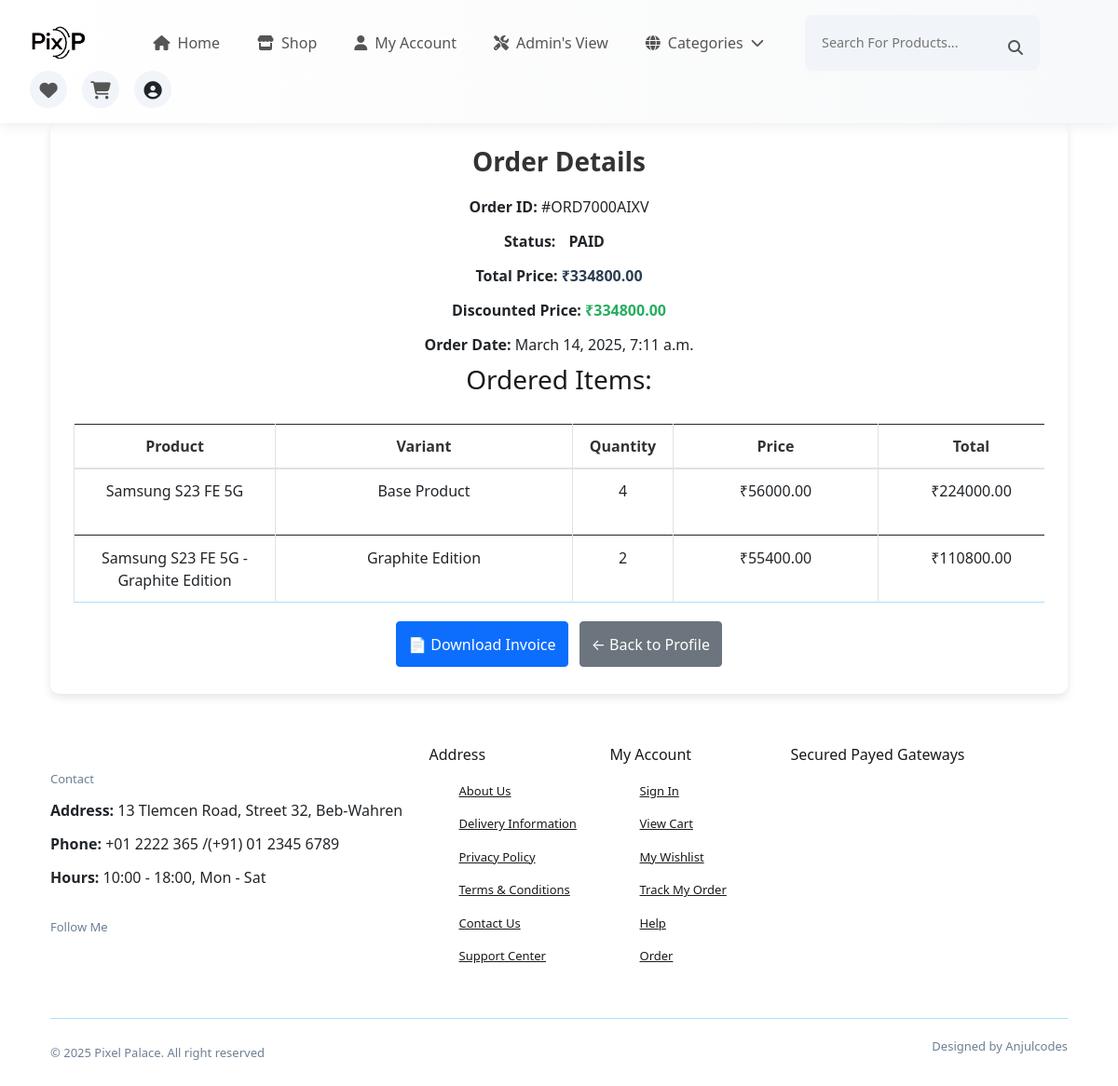
The app's page /payment/success/8/ (signed in) with its own data.
### payment/models.py (models this page shows, shortened)
class PaymentOrder(models.Model):
    STATUS_CHOICES = [
        ("PENDING", "Pending"),
        ("PAID", "Paid"),
        ("FAILED", "Failed"),
        ("PROCESSED", "Processed"),
        ("SHIPPED", "Shipped"),
        ("DELIVERED", "Delivered"),
        ("RETURN_REQUESTED", "Return Requested"),
        ("RETURN_APPROVED", "Return Approved"),
        ("CANCEL_REQUESTED", "Cancel Requested"),
        ("CANCEL_APPROVED", "Cancel Approved"),
    ]
    user = models.ForeignKey(User, on_delete=models.CASCADE)
    total_price = models.DecimalField(max_digits=10, decimal_places=2)
    discounted_price = models.DecimalField(max_digits=10, decimal_places=2, default=0.00, blank=True, null=True)
    razorpay_order_id = models.CharField(max_length=100, blank=True, null=True)
    razorpay_payment_id = models.CharField(max_length=100, blank=True, null=True)
    razorpay_signature = models.CharField(max_length=255, blank=True, null=True)
    is_active = models.BooleanField(default=True)
    created_at = models.DateTimeField(auto_now_add=True)
    updated_at = models.DateTimeField(auto_now=True)
    order_unique_id = models.CharField(max_length=20, unique=True, blank=True, null=True)
    reason = models.TextField(blank=True, null=True)  # New field
    status = models.CharField(
        max_length=20,
        choices=STATUS_CHOICES,
        default="PENDING",
    )

class PaymentOrderItem(models.Model):
    order = models.ForeignKey(PaymentOrder, related_name='order_items', on_delete=models.CASCADE)
    product = models.ForeignKey(Product, on_delete=models.CASCADE,null=True,blank=True)
    quantity = models.PositiveIntegerField(default=1)
    product_variant = models.ForeignKey(ProductVariant, on_delete=models.CASCADE, null=True, blank=True)
    return_requested = models.BooleanField(default=False)  # New field
    return_approved = models.BooleanField(default=False)  # New field
    reason = models.TextField(null=True, blank=True)  # New field for return reason
    def get_total_price(self):
        if self.product_variant:
            return self.quantity * self.product_variant.price
        return self.quantity * self.product.price

### myapp/models.py (models this page shows, shortened)
class Product(models.Model):
    name = models.CharField(max_length=50)
    price = models.DecimalField(default=0,decimal_places=2,max_digits=10,null=True, blank=True)
    price_initial = models.DecimalField(default=0,decimal_places=2,max_digits=10)
    category = models.ForeignKey(Category,on_delete=models.CASCADE,default =1)
    description = models.TextField(default='', blank=True, null=True)
    image =models.ImageField(upload_to='uploads/product/', max_length=255,null=True, blank=True)
    is_popular = models.BooleanField(default =False)
    is_featured = models.BooleanField(default =False)
    is_sale = models.BooleanField(default =False)
    sale_price =  models.DecimalField(default=0,decimal_places=2,max_digits=10)
    date = models.DateField(default = datetime.datetime.today)
    rating = models.DecimalField(max_digits=2, decimal_places=1, default=3)
    is_blocked = models.BooleanField(default = False)
    stock_quantity = models.IntegerField(default=10)
    base_product_detail = models.CharField(max_length=255,null=True, blank=True)
    objects = ProductManager()

class ProductVariant(models.Model):
    product = models.ForeignKey(Product, on_delete=models.CASCADE, related_name="variants")
    name = models.CharField(max_length=100)
    price = models.DecimalField(default=0, decimal_places=2, max_digits=10)
    price_initial = models.DecimalField(default=0, decimal_places=2, max_digits=10, null=True, blank=True)  # Editable if needed
    color = models.CharField(max_length=50, null=True, blank=True)
    size = models.CharField(max_length=50, null=True, blank=True)
    stock_quantity = models.IntegerField(default=10)
    image = models.ImageField(upload_to='uploads/product_variants/', null=True, blank=True)

### payment/views.py (the view)
# urls.py: path("success/<int:order_id>/", views.order_success, name="order_success"),
def order_success(request, order_id):
    order = get_object_or_404(PaymentOrder, id=order_id, user=request.user)
    order_items = PaymentOrderItem.objects.filter(order=order)
    context = {
        'order': order,
        'order_items': order_items
    }
    return render(request, "order_success.html", context)

### cart/context_processors.py (called while the page is built)
def cart_item_count(request):
    if request.user.is_authenticated:
        cart, created = Cart.objects.get_or_create(user=request.user)
        count = cart.cart_items.count()  # Count total items in the cart
    else:
        count = 0  # If user is not logged in, set count to 0
    return {'cart_count': count}

def wishlist_item_count(request):
    if request.user.is_authenticated:
        wishlist, created = Wishlist.objects.get_or_create(user=request.user)
        count = wishlist.items.count()  # Use 'items' from related_name in WishlistItem
    else:
        count = 0  # No wishlist items if user is not logged in
    return {'wishlist_count': count}

### templates/order_success.html (shortened to what this page needs)
{% extends 'base.html' %}
{% load static %}
{% block extra_css %}
<link href="{% static 'css/styles.css' %}" rel="stylesheet" />
<link href="{% static 'css/order_success.css' %}" rel="stylesheet" />
<link href="https://cdn.jsdelivr.net/npm/bootstrap@5.1.3/dist/css/bootstrap.min.css" rel="stylesheet">
{% endblock %}
{% block content %}
<div class="container">
    <div class="order-card">
        <h2 class="order-title">Order Details</h2>
        <div class="order-info">
            <p><strong>Order ID:</strong> #{{ order.order_unique_id }}</p>
            <p><strong>Status:</strong> <span class="status {{ order.status|lower }}">{{ order.status }}</span></p>
            <p><strong>Total Price:</strong> <span class="price">₹{{ order.total_price }}</span></p>
            <p><strong>Discounted Price:</strong> <span class="discount">₹{{ order.discounted_price }}</span></p>
            <p><strong>Order Date:</strong> {{ order.created_at }}</p>
        </div>
        <h3 class="order-items-title">Ordered Items:</h3>
        <div class="table-responsive">
            <table class="order-table table table-bordered">
                <thead>
                    <tr>
                        <th>Product</th>
                        <th>Variant</th>
                        <th>Quantity</th>
                        <th>Price</th>
                        <th>Total</th>
                    </tr>
                </thead>
                <tbody>
                    {% for item in order_items %}
                    <tr>
                        <td>
                            {% if item.product_variant %}
                                {{ item.product_variant.product.name }} - {{ item.product_variant.name }}
                            {% else %}
                                {{ item.product.name }}
                            {% endif %}
                        </td>
                        <td>
                            {% if item.product_variant %}
                                {{ item.product_variant.name }}
                            {% else %}
                                Base Product
                            {% endif %}
                        </td>
                        <td>{{ item.quantity }}</td>
                        <td>
                            ₹{% if item.product_variant %}{{ item.product_variant.price }}{% else %}{{ item.product.price }}{% endif %}
                        </td>
                        <td>₹{{ item.get_total_price }}</td>
                    </tr>
                    {% endfor %}
                </tbody>
            </table>
        </div>
        <a href="{% url 'generate_invoice_paid_pdf' order.id %}" class="btn btn-primary btn-primary custom-btn">📄 Download Invoice</a>
        <a href="{% url 'profile_view' %}" class="btn btn-secondary btn-primary custom-btn ">← Back to Profile</a>
    </div>
</div>
{% endblock %}

### static/css/styles.css (style rules this page uses)
:root { --header-height: 4rem; --first-color: hsl(210, 100%, 50%); --first-color-alt: hsl(200, 100%, 80%); --second-color: hsl(35, 100%, 50%); --title-color: hsl(0, 0%, 10%); --text-color: hsl(210, 10%, 30%); --text-color-light: hsl(210, 15%, 50%); --body-color: hsl(0, 0%, 100%); --container-color: hsl(210, 20%, 95%); --border-color: hsl(210, 50%, 90%); --border-color-alt: hsl(200, 89%, 82%); --body-font: "Lato", sans-serif; --second-font: "League Spartan" sans-serif; --big-font-size: 3.5rem; --h1-font-size: 2.75rem; --h2-font-size: 2rem; --h3-font-size: 1.75rem; --h4-font-size: 1.375rem; --large-font-size: 1.125rem; --normal-font-size: 1rem; --small-font-size: 0.875rem; --smaller-font-size: 0.75rem; --tiny-font-size: 0.6875rem; --weight-400: 400; --weight-500: 500; --weight-600: 600; --weight-700: 700; --transition: cubic-bezier(0, 0, 0.05, 1); }
@media screen and (max-width: 1200px) { :root { --big-font-size: 2.25rem; --h1-font-size: 2rem; --h2-font-size: 1.375rem; --h3-font-size: 1.25rem; --h4-font-size: 1.125rem; --large-font-size: 1rem; --normal-font-size: 0.9375rem; --small-font-size: 0.8125rem; --smaller-font-size: 0.6875rem; --tiny-font-size: 0.625rem; } }
* { margin: 0; padding: 0; box-sizing: border-box; }
html { scroll-behavior: smooth; }
input, textarea, body { color: var(--text-color); font-family: var(--body-font); font-size: var(--normal-font-size); font-weight: var(--weight-400); }
body { background-color: var(--body-color); }
h1, h2, h3, h4 { font-family: var(--second-font); color: var(--title-color); font-weight: var(--weight-600); }
a { text-decoration: none; }
p { line-height: 2rem; }
table { width: 100%; border-collapse: collapse; }
.container { max-width: 1320px; margin-inline: auto; padding-inline: 0.75rem; }
.btn { background-color: var(--first-color); color: var(--body-color); height: 49px; line-height: 43px; font-family: var(--second-font); font-size: var(--small-font-size); font-weight: var(--weight-700); border-radius: 0.25rem; -webkit-border-radius: 0.25rem; -moz-border-radius: 0.25rem; -ms-border-radius: 0.25rem; -o-border-radius: 0.25rem; transition: all 0.4s var(--transition); -webkit-transition: all 0.4s var(--transition); -moz-transition: all 0.4s var(--transition); -ms-transition: all 0.4s var(--transition); -o-transition: all 0.4s var(--transition); }
.btn { display: flex; align-items: center; justify-content: center; text-align: center; margin :4px; border: 2px solid var(--first-color); background-color: var(--first-color); border: 2px solid var(--first-color); color: var(--body-color); padding: 12px 20px; font-size: 16px; font-weight: bold; border-radius: 5px; cursor: pointer; transition: background-color 0.3s; }
.table { table-layout: fixed; margin-bottom: 2rem; }
.table tbody tr { border-top: 1px solid var(--border-color-alt); }
.table tr:last-child { border-bottom: 1px solid var(--border-color-alt); }
.table thead tr th:nth-child(1), .table tbody tr td:nth-child(1) { width: 216px; }
.table thead tr th:nth-child(2), .table tbody tr td:nth-child(2) { width: 400px; }
.table thead tr th:nth-child(3), .table tbody tr td:nth-child(3) { width: 108px; }
.table thead tr th:nth-child(4), .table tbody tr td:nth-child(4) { width: 220px; }
.table thead tr th:nth-child(5), .table tbody tr td:nth-child(5) { width: 200px; }
.table thead tr th, .table tbody tr td { padding: 0.7rem 0.5rem; text-align: center; }
@media screen and (max-width: 1400px) { .container { max-width: 1140px; } }
@media screen and (max-width: 1200px) { .container { max-width: 960px; } }

### static/css/order_success.css (style rules this page uses)
.order-card { background: #fff; padding: 25px; border-radius: 10px; box-shadow: 0 4px 10px rgba(0, 0, 0, 0.1); text-align: center; }
.order-title { font-size: 28px; font-weight: bold; color: #333; margin-bottom: 15px; }
.order-info p { font-size: 16px; margin: 5px 0; }
.status { font-weight: bold; padding: 5px 10px; border-radius: 5px; }
.price { font-weight: bold; color: #2c3e50; }
.discount { font-weight: bold; color: #27ae60; }
.table-responsive { overflow-x: auto; margin-top: 20px; }
.order-table { width: 100%; border-collapse: collapse; margin-top: 10px; }
.order-table th, .order-table td { padding: 12px; text-align: center; border-bottom: 1px solid #ddd; }
.order-table th { background: #f8f9fa; color: #333; }
.table thead tr th:nth-child(2), .table tbody tr td:nth-child(2) { width: 319px; }
.btn.custom-btn { padding: 0.75rem; }

### templates/base.html (style rules this page uses)
p { margin-bottom: 0rem; }

### templates/navbar.html (style rules this page uses)
html { scroll-behavior: smooth; }

### records on screen
PaymentOrder: order_unique_id "ORD7000AIXV", status "PAID", total_price "334800.00", discounted_price "334800.00", created_at "March 14, 2025, 7:11 a.m."
PaymentOrderItem: product.name "Samsung S23 FE 5G", shows "Base Product", quantity "4", product.price "56000.00", get_total_price "224000.00"
PaymentOrderItem: product_variant.product.name "Samsung S23 FE 5G", product_variant.name "Graphite Edition", quantity "2", product_variant.price "55400.00", get_total_price "110800.00"
